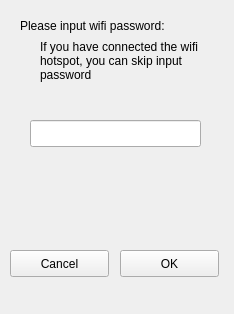
<?xml version="1.0" encoding="UTF-8"?>
<ui version="4.0">
 <class>passwdinput</class>
 <widget class="QWidget" name="passwdinput">
  <property name="geometry">
   <rect>
    <x>0</x>
    <y>0</y>
    <width>234</width>
    <height>314</height>
   </rect>
  </property>
  <property name="windowTitle">
   <string>Form</string>
  </property>
  <widget class="QLabel" name="label">
   <property name="geometry">
    <rect>
     <x>20</x>
     <y>10</y>
     <width>201</width>
     <height>31</height>
    </rect>
   </property>
   <property name="text">
    <string>Please input wifi password:</string>
   </property>
  </widget>
  <widget class="QPushButton" name="pushButton">
   <property name="geometry">
    <rect>
     <x>10</x>
     <y>250</y>
     <width>99</width>
     <height>27</height>
    </rect>
   </property>
   <property name="text">
    <string>Cancel</string>
   </property>
  </widget>
  <widget class="QPushButton" name="pushButton_2">
   <property name="geometry">
    <rect>
     <x>120</x>
     <y>250</y>
     <width>99</width>
     <height>27</height>
    </rect>
   </property>
   <property name="text">
    <string>OK</string>
   </property>
  </widget>
  <widget class="QLineEdit" name="lineEdit">
   <property name="geometry">
    <rect>
     <x>30</x>
     <y>120</y>
     <width>171</width>
     <height>27</height>
    </rect>
   </property>
   <property name="text">
    <string/>
   </property>
   <property name="maxLength">
    <number>32</number>
   </property>
   <property name="echoMode">
    <enum>QLineEdit::Normal</enum>
   </property>
  </widget>
  <widget class="QLabel" name="label_2">
   <property name="geometry">
    <rect>
     <x>40</x>
     <y>30</y>
     <width>171</width>
     <height>61</height>
    </rect>
   </property>
   <property name="lineWidth">
    <number>1</number>
   </property>
   <property name="text">
    <string>If you have connected the wifi hotspot, you can skip input password</string>
   </property>
   <property name="wordWrap">
    <bool>true</bool>
   </property>
  </widget>
 </widget>
 <resources/>
 <connections/>
</ui>
